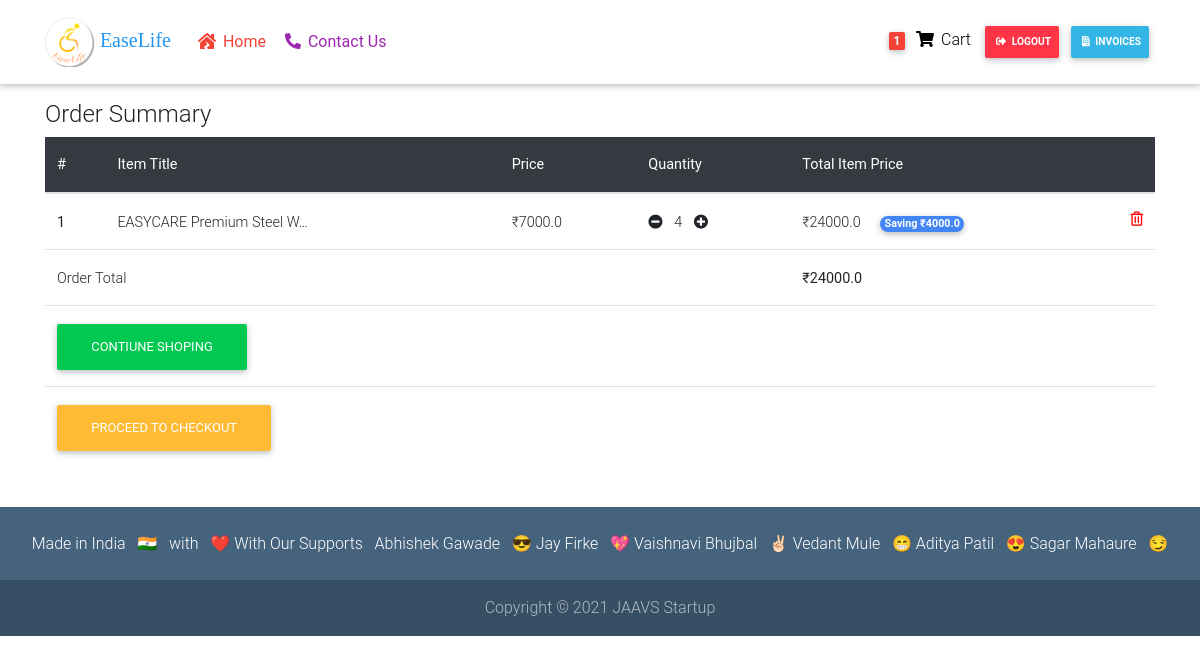
The page /order-summary/ (signed in) on the database its author committed.
### base/models.py (models this page shows, shortened)
class Order(models.Model):
    user = models.ForeignKey(settings.AUTH_USER_MODEL,on_delete=models.CASCADE)
    items =models.ManyToManyField(OrderItem)
    ordered = models.BooleanField(default=False)
    start_date =models.DateTimeField(auto_now_add=True)
    ordered_date = models.DateTimeField()
    billing_address=models.ForeignKey('BillingAddress',on_delete=models.SET_NULL,blank=True,null=True)
    def get_total(self):
        total=0
        for order_item in self.items.all():
            total +=order_item.get_final_price()
        return total

class OrderItem(models.Model):
    user = models.ForeignKey(settings.AUTH_USER_MODEL,on_delete=models.CASCADE)
    ordered = models.BooleanField(default=False)
    item=models.ForeignKey(Item,on_delete=models.CASCADE)
    qauntity=models.IntegerField(default=1)
    def get_total_item_price(self):
        return self.qauntity * self.item.price
    def get_total_discount_price(self):
        return self.qauntity * self.item.discount_price
    def get_amount_saved(self):
        return self.get_total_item_price()-self.get_total_discount_price()
    def get_final_price(self):
        if self.item.discount_price:
            return self.get_total_discount_price()
        return self.get_total_item_price()

class Item(models.Model):
    title =models.CharField( max_length=100,unique=True)
    price =models.FloatField()
    discount_price =models.FloatField(blank=True,null=True)
    category = models.CharField(choices=CATEGORY_CHOICES,verbose_name='Availablity Of Product',max_length=2,default='NA')
    label_name= models.CharField(max_length=14,verbose_name='The Word Inside a label',blank=True,null=True)
    label = models.CharField(choices=LABEL_CHOICES,max_length=1,default='P')
    slug=models.SlugField(max_length=150,blank=True,unique=True)
    description=models.TextField(max_length=1000)
    image=models.ImageField()
    image2=models.ImageField(blank=True)
    image3=models.ImageField(blank=True)
    image4=models.ImageField(blank=True)
    image5=models.ImageField(blank=True)
    image6=models.ImageField(blank=True)
    created = models.DateTimeField(auto_now_add=True)
    updated = models.DateTimeField(auto_now=True)

### base/views.py (the view)
# urls.py: path('order-summary/',OrderSummaryView.as_view(),name ='order-summary'),
class OrderSummaryView(LoginRequiredMixin,View):
    def get(self,*args,**kwargs):
        try:
            order=Order.objects.get(user=self.request.user,ordered=False)
            return render(self.request,'order_summary.html',{'order':order})
        except ObjectDoesNotExist:
            messages.error(self.request,f" { self.request.user.username } Don't have Any Item in The Cart")
            return redirect("base:item-list")

### base/templatetags/cart_template_tags.py (called while the page is built)
@register.filter
def cart_item_count(user):
    if user.is_authenticated:
        qs=Order.objects.filter(user=user,ordered=False)
        if qs.exists():
            return qs[0].items.count()
        return 0

### templates/order_summary.html (shortened to what this page needs)
{% extends 'base.html' %}
{% load static %}
  {% block content %}
  <div class='container'>
  <div class="table-responsive text-nowrap">
    <h4 class='display-5'>Order Summary</h4>
        <table class="table">
            <thead  class="table-dark">
            <tr>
                <th scope="col">#</th>
                <th scope="col">Item Title</th>
                <th scope="col">Price </th>
                <th scope="col">Quantity</th>
                <th scope="col">Total Item Price</th>
            </tr>
            </thead>
            <tbody>
            {% for order_item in order.items.all %}
                <tr>
                        <th scope="row">{{ forloop.counter }}</th>
                        <td>{{ order_item.item.title|truncatechars:25  }}</td>
                        <td>₹{{ order_item.item.price }}</td>
                        <td>
                        <a href="{% url 'base:remove-single-item-from-cart'  order_item.item.slug %}">
                        <i class="fas fa-minus-circle mr-2"></i></a>
                                {{ order_item.qauntity }}
                         <a href="{% url 'base:add-to-cart'  order_item.item.slug %}"><i class="fas fa-plus-circle ml-2"></i></a>
                                </td>
                        <td>
                        {% if order_item.item.discount_price %}
                            ₹{{ order_item.get_total_discount_price }}
                            <span class="badge rounded-pill bg-primary ml-3">Saving ₹{{ order_item.get_amount_saved }}</span>
                        {% else %}
                            ₹{{ order_item.get_total_item_price }}
                        {% endif %}
                            <a style='color:red' href="{% url 'base:remove-from-cart'  order_item.item.slug %}">
                                <i class="far fa-trash-alt float-right"></i>
                            </a>
                        </td>
                    </tr>
                {% empty %}
                <tr>
                <td colspan="5">Your Cart is Empty</td>
                <a  class='btn btn-success float-right ml-2' href='/'>Contiune Shoping </a>
                </tr>
            {% endfor %}
            {% if order.get_total %}
                <tr>
                    <td colspan="4">Order Total</td>
                    <td ><b>₹{{ order.get_total }}</b></td>
                </tr>
                <tr>
                    <td colspan="5">
                    <a  class='btn btn-success float-left' href='/'>Contiune Shoping </a>
                </tr>
                <tr>
                    <td colspan="5">
                    <a  class='btn btn-warning float-left' href='/check_out'>Proceed To CheckOut</a></td>
                </tr>
             {% endif %}
            </tbody>
        </table>
</div>
</div>
    {% endblock content %}

### templates/navi.html (shortened to what this page needs)
{% load static %}
{% load cart_template_tags %}
  <nav class="navbar fixed-top navbar-expand-lg navbar-light white scrolling-navbar">
    <div class="container">
       <a class="navbar-brand waves-effect" href="{% url "base:item-list" %}" >
        <img src="{% static 'logo.png' %}" width="50" height="50">
        <strong class="blue-text" style='font-family: "Kaushan Script", cursive !important;'> EaseLife
        </strong>
      </a>
      <div class="collapse navbar-collapse" id="navbarSupportedContent">
         {% if request.user.groups.all.0.name != "admin" %}
              <ul class="navbar-nav mr-auto">
                <li class="nav-item">
                  <a class="nav-link waves-effect red-text" href="{% url "base:item-list" %}"><b><i class="fas fa-house-damage"></i> Home</b>
                  </a>
                </li>
                <li class="nav-item">
                  <a class="nav-link waves-effect purple-text" data-toggle="modal" data-target="#exampleModalCenter">
                    <b><i class="fas fa-phone-alt"></i>
                   Contact Us</b></a>
                </li>
              </ul>
    {% endif %}
        <ul class="navbar-nav nav-flex-icons">
          {% if request.user.is_authenticated %}
                {% if request.user.groups.all.0.name == "admin" %}
                                  <li class="nav-item">
                    <a class="nav-link waves-effect" href="{% url 'base:order-summary'  %}">
                      <span class="badge red z-depth-1 mr-1"> {{ request.user|cart_item_count }} </span>
                      <i class="fas fa-shopping-cart"></i>
                      <span class="clearfix d-none d-sm-inline-block"> Cart </span>
                    </a>
                  </li>
                {% else %}
                  <li class="nav-item">
                    <a class="nav-link waves-effect" href="{% url 'base:order-summary'  %}">
                      <span class="badge red z-depth-1 mr-1"> {{ request.user|cart_item_count }} </span>
                      <i class="fas fa-shopping-cart"></i>
                      <span class="clearfix d-none d-sm-inline-block"> Cart </span>
                    </a>
                  </li>
                   <li class="nav-item">
                    <a href="{% url 'account_logout' %}" class="nav-link waves-effect btn btn-danger btn-sm white-text">
                      <i class="fas fa-sign-out-alt"></i>
                      <b>LogOut</b>
                    </a>
                  </li>
                  <li class="nav-item">
                    <a href="{% url 'account_logout' %}" class="nav-link waves-effect btn btn-info btn-sm white-text">
                      <i class="fas fa-file-invoice"></i>
                      <b>Invoices</b>
                    </a>
                  </li>
                {% endif %}
            {% endif %}
        </ul>
      </div>
    </div>
  </nav>

### templates/base.html (style rules this page uses)
html, body, header, .carousel { height: 60vh; }

### rows shown on the page
OrderItem: item "EASYCARE Premium Steel W…", item.price "7000.0", qauntity "4", get_total_discount_price "24000.0", get_amount_saved "4000.0"
Order: get_total "24000.0"

### other values the page prints
{{ request.user|cart_item_count }} "1"
